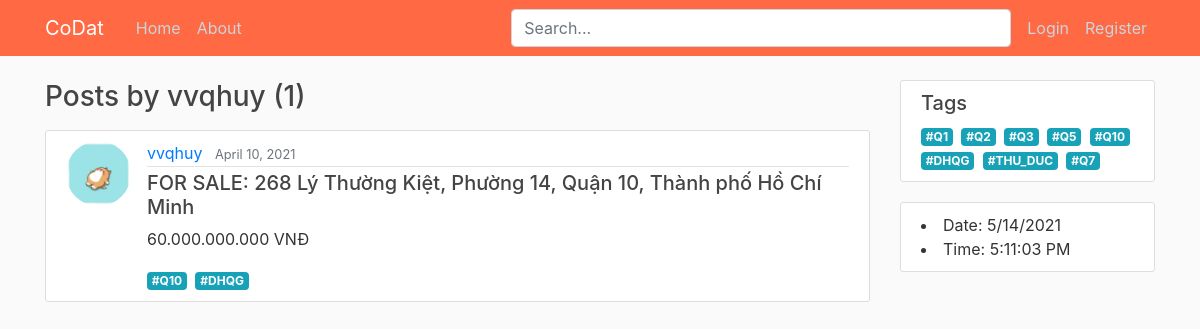
The page /user/vvqhuy on the database as committed earlier.
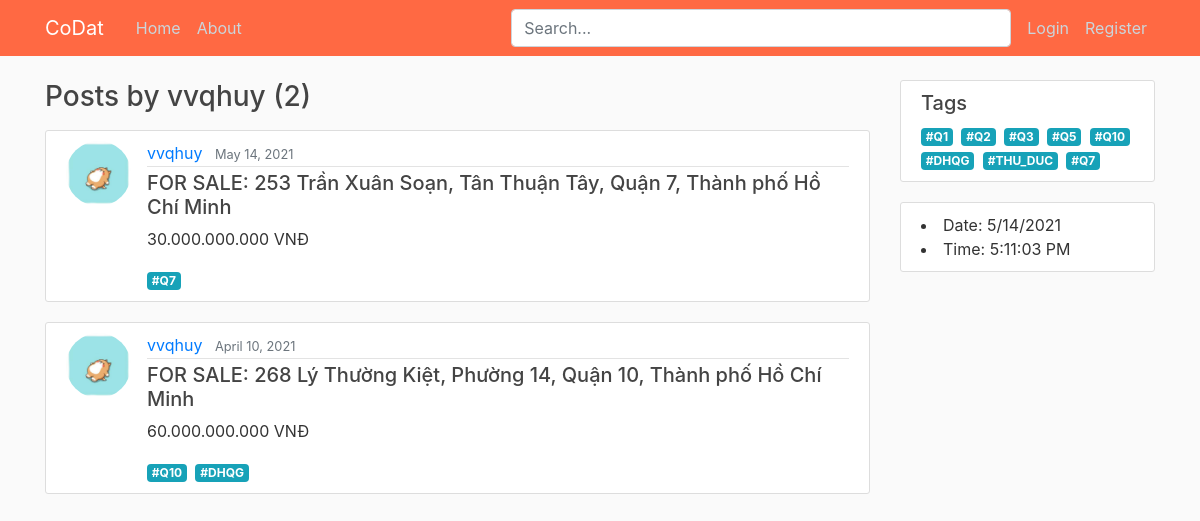
The same page on the database as committed later.
### HomePage/models.py (models this page shows, shortened)
class Post(models.Model):
    status = models.CharField(max_length=10, choices=STATUS)
    price = models.CharField(max_length=40)
    address = models.CharField(max_length=100)
    description = models.TextField()
    date_posted = models.DateTimeField(default=timezone.now)
    tags = TaggableManager(blank=True)
    author = models.ForeignKey(User, on_delete=models.CASCADE)
    likes = models.ManyToManyField(User, related_name="blog_posts")

### users/models.py (models this page shows, shortened)
class Profile(models.Model):
	user = models.OneToOneField(User, on_delete=models.CASCADE)
	image = models.ImageField(default='default.jpg', upload_to='profile_pics')
	phone_number = models.CharField(max_length=12, blank=True)
	bank = models.CharField(max_length=30, blank=True)
	bank_number = models.CharField(max_length=20, blank=True)

### HomePage/views.py (the view)
# urls.py: path('user/<str:username>', UserPostListView.as_view(), name='user-posts'),
class UserPostListView(TagMixin, ListView):
    model = Post
    template_name = 'HomePage/user_posts.html' # <app>/<model>_<viewtype>.html
    context_object_name = 'posts'
    ordering = ['-date_posted']
    paginate_by = 3
    def get_queryset(self):
        user = get_object_or_404(User, username=self.kwargs.get('username'))
        return Post.objects.filter(author=user).order_by('-date_posted')

### HomePage/views.py (called while the page is built)
    def get_context_data(self, **kwargs):
        context = super(TagMixin, self).get_context_data(**kwargs)
        context['tags'] = Tag.objects.all()
        return context

### HomePage/templates/HomePage/user_posts.html (shortened to what this page needs)
{% extends "HomePage/base.html" %}
{% block content %}
    <h3 class="mb-3">Posts by {{ view.kwargs.username }} ({{ page_obj.paginator.count }})</h3>
    {% for post in posts %}
        <article class="media content-section">
            <img class="rounded-circle article-img" src="{{ post.author.profile.image.url }}">
            <div class="media-body">
                <div class="article-metadata">
                    <a class="mr-2" href="{% url 'user-posts' post.author.username %}">{{ post.author }}</a>
                    <small class="text-muted">{{ post.date_posted|date:"F d, Y" }}</small>
                </div>
                <h5><a class="article-address" href="{% url 'post-detail' post.id %}">
                    {{ post.status }}: {{ post.address }}
                </a></h5>
                <p>{{ post.price }}</p>
                {% for tag in post.tags.all %}
                    <a href="{% url 'tag-posts' tag.slug %}" class="mr-1 badge badge-info">#{{ tag }}</a>
                {% endfor %}
            </div>
        </article>
    {% endfor %}
{% endblock content %}

### HomePage/templates/HomePage/base.html (shortened to what this page needs)
{% load static %}
<!DOCTYPE html>
<html>
<head>
    <link rel="stylesheet" href="https://maxcdn.bootstrapcdn.com/bootstrap/4.0.0/css/bootstrap.min.css">
    <link rel="stylesheet" type="text/css" href="{% static 'HomePage/main.css' %}">
</head>
<body>
    <header class="site-header">
        <nav class="navbar navbar-expand-md navbar-dark bg-steel fixed-top">
            <div class="container">
                <a class="navbar-brand mr-4" href="{% url 'home-page' %}">CoDat</a>
                <div class="collapse navbar-collapse" id="navbarToggle">
                    <div class="navbar-nav mr-auto">
                        <a class="nav-item nav-link" href="{% url 'home-page' %}">Home</a>
                        <a class="nav-item nav-link" href="{% url 'home-about' %}">About</a>
                    </div>
                    <div class="search-bar mr-sm-2">
                        <form action="{% url 'home-page' %}">
                            <input class="form-control" type="search" placeholder="Search..." aria-label="Search" name="search">
                        </form>
                    </div>
                    <div class="navbar-nav">
                        {% if user.is_authenticated %}
                            <a class="nav-item nav-link" href="{% url 'post-create' %}">New Post</a>
                            <a class="nav-item nav-link" href="{% url 'profile' %}">{{ user.username }}</a>
                            <a class="nav-item nav-link" href="{% url 'logout' %}">Logout</a>
                        {% else %}
                            <a class="nav-item nav-link" href="{% url 'login' %}?next={{request.path}}">Login</a>
                            <a class="nav-item nav-link" href="{% url 'register' %}">Register</a>
                        {% endif %}
                    </div>
                </div>
            </div>
        </nav>
    </header>
    <main role="main" class="container">
        <div class="row">
            <div class="col-md-9">
                {% block content %}{% endblock %}
            </div>
            <div class="col-md-3">
                <div class="content-section">
                    <h5>Tags</h5>
                    {% for tag in tags %}
                        <a href="{% url 'tag-posts' tag.slug %}" class="mr-1 badge badge-info">#{{ tag }}</a>
                    {% endfor %}
                </div>
                <div class="content-section">
                    <li>Date: <span id="date"></span></li>
                    <li>Time: <span id="time"></li>
                </div>
            </div>
        </div>
    </main>
</body>
</html>

Rows that differ between the two databases and show on the page:
added Post: author.profile.image (picture), author "vvqhuy", date_posted "May 14, 2021", status "FOR SALE", address "253 Trần Xuân Soạn, Tân Thuận Tây, Quận 7, Thành phố Hồ Chí Minh", price "30.000.000.000 VNĐ", Tag (name "Q7")
Other text that changed with them:
{{ page_obj.paginator.count }}: "1" → "2"
